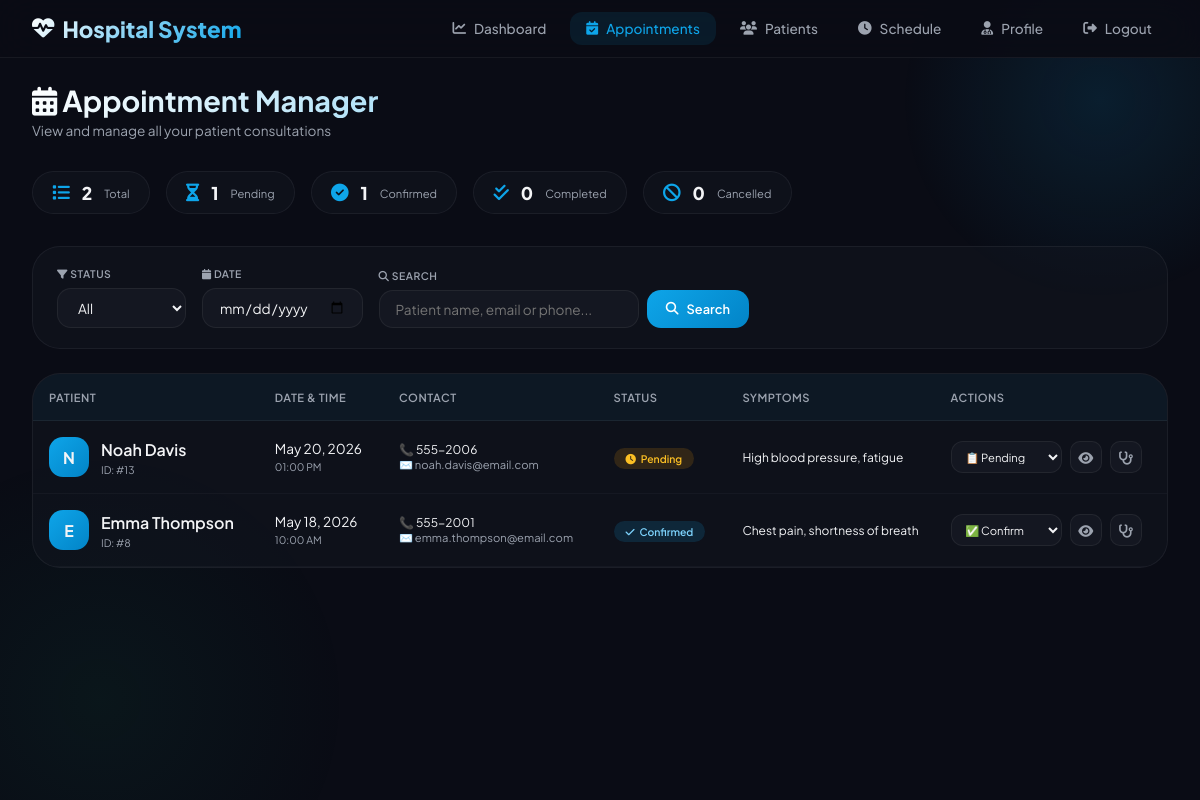
/doctor/appointments.php (signed in), run on the app's committed database.
### tables this page shows
CREATE TABLE appointments (
    id INT PRIMARY KEY AUTO_INCREMENT,
    patient_id INT,
    doctor_id INT,
    appointment_date DATE NOT NULL,
    appointment_time TIME NOT NULL,
    status ENUM('pending', 'confirmed', 'completed', 'cancelled') DEFAULT 'pending',
    symptoms TEXT,
    notes TEXT,
    created_at TIMESTAMP DEFAULT CURRENT_TIMESTAMP,
    updated_at TIMESTAMP DEFAULT CURRENT_TIMESTAMP ON UPDATE CURRENT_TIMESTAMP,
    FOREIGN KEY (patient_id) REFERENCES users(id) ON DELETE CASCADE,
    FOREIGN KEY (doctor_id) REFERENCES doctors(id) ON DELETE CASCADE,
    UNIQUE KEY unique_appointment (doctor_id, appointment_date, appointment_time)
);

CREATE TABLE users (
    id INT PRIMARY KEY AUTO_INCREMENT,
    username VARCHAR(50) UNIQUE NOT NULL,
    email VARCHAR(100) UNIQUE NOT NULL,
    password VARCHAR(255) NOT NULL,
    full_name VARCHAR(100) NOT NULL,
    phone VARCHAR(20),
    address TEXT,
    role ENUM('patient', 'doctor', 'admin') DEFAULT 'patient',
    is_active BOOLEAN DEFAULT TRUE,
    created_at TIMESTAMP DEFAULT CURRENT_TIMESTAMP,
    last_login TIMESTAMP NULL,
    reset_token VARCHAR(255) NULL,
    reset_token_expiry DATETIME NULL,
    email_verified BOOLEAN DEFAULT FALSE
);

### doctor/appointments.php (the view, shortened to what this page needs)
<?php
$database = new Database();
$db = $database->getConnection();
$user_id = SessionManager::getUserId();
$doctorQuery = "SELECT id, specialization, consultation_fee FROM doctors WHERE user_id = :user_id";
$stmt = $db->prepare($doctorQuery);
$stmt->bindParam(':user_id', $user_id);
$stmt->execute();
$doctor = $stmt->fetch(PDO::FETCH_ASSOC);
$status_filter = isset($_GET['status']) ? $_GET['status'] : 'all';
$date_filter = isset($_GET['date']) ? $_GET['date'] : '';
$search = isset($_GET['search']) ? $_GET['search'] : '';
$page = isset($_GET['page']) ? (int)$_GET['page'] : 1;
$limit = 10;
$offset = ($page - 1) * $limit;
$query = "SELECT a.*, u.full_name as patient_name, u.phone, u.email, u.address
          FROM appointments a
          JOIN users u ON a.patient_id = u.id
          WHERE a.doctor_id = :doctor_id";
$params = [':doctor_id' => $doctor['id']];
$query .= " ORDER BY a.appointment_date DESC, a.appointment_time DESC LIMIT :limit OFFSET :offset";
$params[':limit'] = $limit;
$params[':offset'] = $offset;
$stmt = $db->prepare($query);
foreach ($params as $key => $value) {
    if ($key == ':limit' || $key == ':offset') {
        $stmt->bindValue($key, $value, PDO::PARAM_INT);
    } else {
        $stmt->bindValue($key, $value);
    }
}
$stmt->execute();
$appointments = $stmt->fetchAll(PDO::FETCH_ASSOC);
$statsQuery = "SELECT
    COUNT(*) as total,
    SUM(CASE WHEN status = 'pending' THEN 1 ELSE 0 END) as pending,
    SUM(CASE WHEN status = 'confirmed' THEN 1 ELSE 0 END) as confirmed,
    SUM(CASE WHEN status = 'completed' THEN 1 ELSE 0 END) as completed,
    SUM(CASE WHEN status = 'cancelled' THEN 1 ELSE 0 END) as cancelled
    FROM appointments WHERE doctor_id = :doctor_id";
$statsStmt = $db->prepare($statsQuery);
$statsStmt->bindParam(':doctor_id', $doctor['id']);
$statsStmt->execute();
$stats = $statsStmt->fetch(PDO::FETCH_ASSOC);
?>
<!DOCTYPE html>
<html lang="en">
<head>
    <link rel="stylesheet" href="https://cdnjs.cloudflare.com/ajax/libs/font-awesome/6.4.0/css/all.min.css">
</head>
<body>
    <div class="bg-orb-1"></div>
    <div class="bg-orb-2"></div>
    <nav class="navbar">
        <div class="navbar-container">
            <a href="dashboard.php" class="logo">
                <i class="fas fa-heart-pulse"></i>
                <span>Hospital System</span>
            </a>
            <ul class="nav-menu">
                <li><a href="dashboard.php" class="nav-link"><i class="fas fa-chart-line"></i> Dashboard</a></li>
                <li><a href="appointments.php" class="nav-link active"><i class="fas fa-calendar-check"></i> Appointments</a></li>
                <li><a href="patients.php" class="nav-link"><i class="fas fa-users"></i> Patients</a></li>
                <li><a href="schedule.php" class="nav-link"><i class="fas fa-clock"></i> Schedule</a></li>
                <li><a href="profile.php" class="nav-link"><i class="fas fa-user-md"></i> Profile</a></li>
                <li><a href="../logout.php" class="nav-link"><i class="fas fa-sign-out-alt"></i> Logout</a></li>
            </ul>
        </div>
    </nav>
    <div class="appointments-wrapper">
        <div class="top-bar">
            <h1><i class="fas fa-calendar-alt"></i> Appointment Manager</h1>
            <p>View and manage all your patient consultations</p>
        </div>
        <div class="stats-row">
            <div class="stat-pill"><i class="fas fa-list"></i><span class="count"><?php echo $stats['total']; ?></span><span class="label">Total</span></div>
            <div class="stat-pill"><i class="fas fa-hourglass-half"></i><span class="count"><?php echo $stats['pending']; ?></span><span class="label">Pending</span></div>
            <div class="stat-pill"><i class="fas fa-check-circle"></i><span class="count"><?php echo $stats['confirmed']; ?></span><span class="label">Confirmed</span></div>
            <div class="stat-pill"><i class="fas fa-check-double"></i><span class="count"><?php echo $stats['completed']; ?></span><span class="label">Completed</span></div>
            <div class="stat-pill"><i class="fas fa-ban"></i><span class="count"><?php echo $stats['cancelled']; ?></span><span class="label">Cancelled</span></div>
        </div>
        <div class="filters-card">
            <form method="GET" action="" id="filterForm">
                <div class="filters">
                    <div class="filter-group">
                        <label><i class="fas fa-filter"></i> Status</label>
                        <select name="status" class="filter-select" onchange="this.form.submit()">
                            <option value="all" <?php echo $status_filter == 'all' ? 'selected' : ''; ?>>All</option>
                        </select>
                    </div>
                    <div class="filter-group">
                        <label><i class="fas fa-calendar"></i> Date</label>
                        <input type="date" name="date" class="filter-date" value="<?php echo $date_filter; ?>" onchange="this.form.submit()">
                    </div>
                    <div class="filter-group" style="flex: 1;">
                        <label><i class="fas fa-search"></i> Search</label>
                        <div style="display: flex; gap: 0.5rem;">
                            <input type="text" name="search" class="search-input" placeholder="Patient name, email or phone..." value="<?php echo htmlspecialchars($search); ?>">
                            <button type="submit" class="btn btn-primary"><i class="fas fa-search"></i> Search</button>
                        </div>
                    </div>
                </div>
            </form>
        </div>
        <?php if (count($appointments) > 0): ?>
            <div class="appointments-table-container">
                <table class="appointments-table">
                    <thead>
                        <tr><th>Patient</th><th>Date & Time</th><th>Contact</th><th>Status</th><th>Symptoms</th><th>Actions</th></tr>
                    </thead>
                    <tbody>
                        <?php foreach ($appointments as $appointment): ?>
                            <tr>
                                <td>
                                    <div class="patient-cell">
                                        <div class="patient-avatar"><?php echo strtoupper(substr($appointment['patient_name'], 0, 1)); ?></div>
                                        <div>
                                            <div class="patient-name"><?php echo htmlspecialchars($appointment['patient_name']); ?></div>
                                            <div class="patient-email">ID: #<?php echo $appointment['patient_id']; ?></div>
                                        </div>
                                    </div>
                                </td>
                                <td class="date-cell">
                                    <?php echo date('M d, Y', strtotime($appointment['appointment_date'])); ?>
                                    <br><small><?php echo date('h:i A', strtotime($appointment['appointment_time'])); ?></small>
                                </td>
                                <td>
                                    <div style="font-size: 0.75rem;">📞 <?php echo htmlspecialchars($appointment['phone'] ?? 'N/A'); ?></div>
                                    <div style="font-size: 0.7rem; color: var(--text-muted);">✉️ <?php echo htmlspecialchars($appointment['email']); ?></div>
                                </td>
                                <td>
                                    <span class="status-badge status-<?php echo $appointment['status']; ?>">
                                        <i class="fas <?php echo $appointment['status'] == 'pending' ? 'fa-clock' : ($appointment['status'] == 'confirmed' ? 'fa-check' : ($appointment['status'] == 'completed' ? 'fa-check-double' : 'fa-ban')); ?>"></i>
                                        <?php echo ucfirst($appointment['status']); ?>
                                    </span>
                                </td>
                                <td style="max-width: 200px;">
                                    <div style="font-size: 0.75rem; white-space: nowrap; overflow: hidden; text-overflow: ellipsis;">
                                        <?php echo htmlspecialchars(substr($appointment['symptoms'] ?? 'No symptoms', 0, 40)); ?>
                                    </div>
                                </td>
                                <td>
                                    <div class="action-buttons">
                                        <select class="status-select" onchange="updateStatus(<?php echo $appointment['id']; ?>, this.value)">
                                            <option value="pending" <?php echo $appointment['status'] == 'pending' ? 'selected' : ''; ?>>📋 Pending</option>
                                            <option value="confirmed" <?php echo $appointment['status'] == 'confirmed' ? 'selected' : ''; ?>>✅ Confirm</option>
                                        </select>
                                        <button onclick="viewDetails(<?php echo $appointment['id']; ?>)" class="btn-icon" title="View Details"><i class="fas fa-eye"></i></button>
                                        <?php if ($appointment['status'] != 'completed' && $appointment['status'] != 'cancelled'): ?>
                                            <button onclick="startConsultation(<?php echo $appointment['id']; ?>)" class="btn-icon" title="Start Consultation"><i class="fas fa-stethoscope"></i></button>
                                        <?php endif; ?>
                                    </div>
                                </td>
                            </tr>
                        <?php endforeach; ?>
                    </tbody>
                </table>
            </div>
        <?php endif; ?>
    </div>
</body>
</html>

### data on the page
appointments: patient.full_name "N", patient.full_name "Noah Davis", patient "13", appointment_date "May 20, 2026", appointment_time "01:00 PM", patient.phone "555-2006", patient.email "noah.davis@email.com", status "Pending", symptoms "High blood pressure, fatigue", status+id "📋 Pending"
appointments: patient.full_name "E", patient.full_name "Emma Thompson", patient "8", appointment_date "May 18, 2026", appointment_time "10:00 AM", patient.phone "555-2001", patient.email "emma.thompson@email.com", status "Confirmed", symptoms "Chest pain, shortness of breath", status+id "✅ Confirm"

### other printed values
$stats['total'] "2"
$stats['pending'] "1"
$stats['confirmed'] "1"
$stats['completed'] "0"
$stats['cancelled'] "0"
